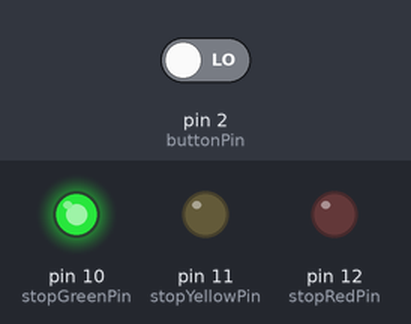
The sketch below on a simulated Arduino Uno, built with avr-gcc and run on an emulated ATmega328P. Shown: output pins drawn as LEDs (lit = HIGH). The inputs (shaded band) are chosen by the test bench; at power-on: pin 2 (buttonPin) LOW.

Above: at 14.2 s.
14.3 s: pin 2 (buttonPin) driven LOW
15.8 s: pin 2 (buttonPin) driven HIGH
At 16.3 s:
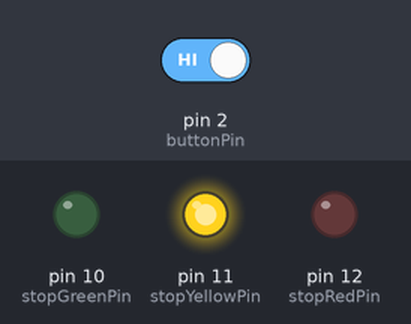
At 19.0 s:
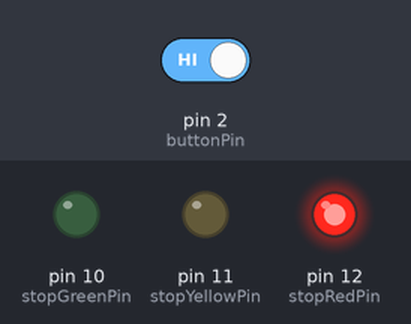
Timing chart, 0 to 29.3 s (numbered marks = the images above; inputs shaded):
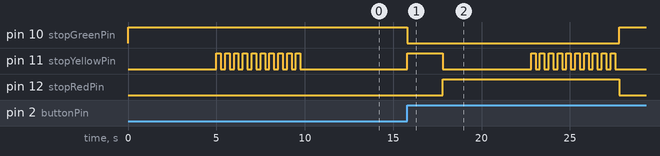

The sketch:

traffic_light.ino
```cpp
/*
 * Full Traffic Light with Button
 */

 //setup button pin
 int buttonPin = 2;

 //setup LEDs
 int stopRedPin = 12;
 int stopYellowPin = 11;
 int stopGreenPin = 10;
 int pedRedPin = 9;
 int pedGreenPin = 8;

 long pedLightTimer;
 int timeout= 5000;


void setup()
{
  //setup pin modes
  pinMode(stopRedPin, OUTPUT);
  pinMode(stopYellowPin, OUTPUT);
  pinMode(stopGreenPin, OUTPUT);
  pinMode(stopRedPin, OUTPUT);
  pinMode(stopGreenPin, OUTPUT);

  // Traffic Lighjt green by default
  digitalWrite(stopGreenPin, HIGH);
  //Pedestrian light Red by default
  digitalWrite(pedRedPin, HIGH);

  pedestrian();
}

void loop()
{
  bool buttonState = digitalRead(buttonPin);

  if(buttonState == HIGH && (millis() - pedLightTimer) > timeout)
  {
    stoplight();
  }
}

void stoplight()
{
      //go through cycle -turn off Green Light, Turn Light Yellow for 2 seconds,
      // turn off yellow light, turn on Red Light
      digitalWrite(stopGreenPin, LOW);

      //turn yellow light on for 2 seconds
      digitalWrite(stopYellowPin, HIGH);
      delay(2000);
      digitalWrite(stopYellowPin, LOW);

      //turn on red light
      digitalWrite(stopRedPin, HIGH);

      pedestrian();
}

void pedestrian()
{
  //turn off pedestrian red light
  digitalWrite(pedRedPin, LOW);

  //turn green light on for 2 seconds
  digitalWrite(pedGreenPin, HIGH);
  delay(5000);
  digitalWrite(pedGreenPin, LOW);

  for(int x = 0; x <10; x++)
  {
    digitalWrite(stopYellowPin, HIGH);
    delay(250);
    digitalWrite(stopYellowPin, LOW);
    delay(250);
  }

  //turn light red
  digitalWrite(pedRedPin, HIGH);

  //turn green stoplight on
  digitalWrite(stopGreenPin, HIGH);

  //turn red stoplight off
  digitalWrite(stopRedPin, LOW);

  pedLightTimer = millis();
}
```

Measured:
- after the input at 14.3 s, every drawn part: stays the same
- after the input at 15.8 s, pin 10 (stopGreenPin): HIGH → LOW at once, → HIGH 12.0 s later; pin 11 (stopYellowPin): goes HIGH 2.0 s, LOW 5.0 s, 9 × (HIGH 0.25 s, LOW 0.25 s), HIGH 0.25 s, then LOW, starting at once; pin 12 (stopRedPin): LOW → HIGH after 2.0 s, → LOW 10.0 s later
